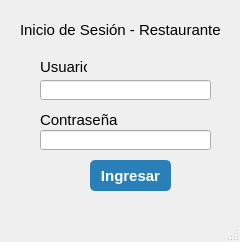
<?xml version="1.0" encoding="UTF-8"?>
<ui version="4.0">
 <class>MainWindow</class>
 <widget class="QMainWindow" name="MainWindow">
  <property name="geometry">
   <rect>
    <x>0</x>
    <y>0</y>
    <width>240</width>
    <height>242</height>
   </rect>
  </property>
  <property name="windowTitle">
   <string>MainWindow</string>
  </property>
  <widget class="QWidget" name="centralwidget">
   <widget class="QLabel" name="lblRestaurante">
    <property name="geometry">
     <rect>
      <x>20</x>
      <y>20</y>
      <width>201</width>
      <height>20</height>
     </rect>
    </property>
    <property name="font">
     <font>
      <pointsize>11</pointsize>
     </font>
    </property>
    <property name="text">
     <string>Inicio de Sesión - Restaurante</string>
    </property>
   </widget>
   <widget class="QLabel" name="lblUsuario">
    <property name="geometry">
     <rect>
      <x>40</x>
      <y>60</y>
      <width>47</width>
      <height>13</height>
     </rect>
    </property>
    <property name="font">
     <font>
      <pointsize>11</pointsize>
     </font>
    </property>
    <property name="text">
     <string>Usuario</string>
    </property>
   </widget>
   <widget class="QLineEdit" name="txtUsuario">
    <property name="geometry">
     <rect>
      <x>40</x>
      <y>80</y>
      <width>171</width>
      <height>20</height>
     </rect>
    </property>
    <property name="font">
     <font>
      <pointsize>11</pointsize>
     </font>
    </property>
    <property name="text">
     <string/>
    </property>
    <property name="echoMode">
     <enum>QLineEdit::Normal</enum>
    </property>
   </widget>
   <widget class="QLineEdit" name="txtContrasena">
    <property name="geometry">
     <rect>
      <x>40</x>
      <y>130</y>
      <width>171</width>
      <height>20</height>
     </rect>
    </property>
    <property name="font">
     <font>
      <pointsize>11</pointsize>
     </font>
    </property>
    <property name="echoMode">
     <enum>QLineEdit::Password</enum>
    </property>
   </widget>
   <widget class="QPushButton" name="btnIngresar">
    <property name="geometry">
     <rect>
      <x>90</x>
      <y>160</y>
      <width>81</width>
      <height>31</height>
     </rect>
    </property>
    <property name="styleSheet">
     <string notr="true">QPushButton {
    background-color: #2980B9;
    color: #FFFFFF;
    border: none;
    border-radius: 5px;
    padding: 2px 8px;
    font-weight: bold;
    font-size: 11pt;
}

QPushButton:hover {
    background-color: #1F618D;
}

QPushButton:pressed {
    background-color: #154360;
}</string>
    </property>
    <property name="text">
     <string>Ingresar</string>
    </property>
   </widget>
   <widget class="QLabel" name="lblContrasena">
    <property name="geometry">
     <rect>
      <x>40</x>
      <y>110</y>
      <width>81</width>
      <height>20</height>
     </rect>
    </property>
    <property name="font">
     <font>
      <pointsize>11</pointsize>
     </font>
    </property>
    <property name="text">
     <string>Contraseña</string>
    </property>
   </widget>
  </widget>
  <widget class="QMenuBar" name="menubar">
   <property name="geometry">
    <rect>
     <x>0</x>
     <y>0</y>
     <width>240</width>
     <height>21</height>
    </rect>
   </property>
  </widget>
  <widget class="QStatusBar" name="statusbar"/>
 </widget>
 <resources/>
 <connections/>
</ui>
